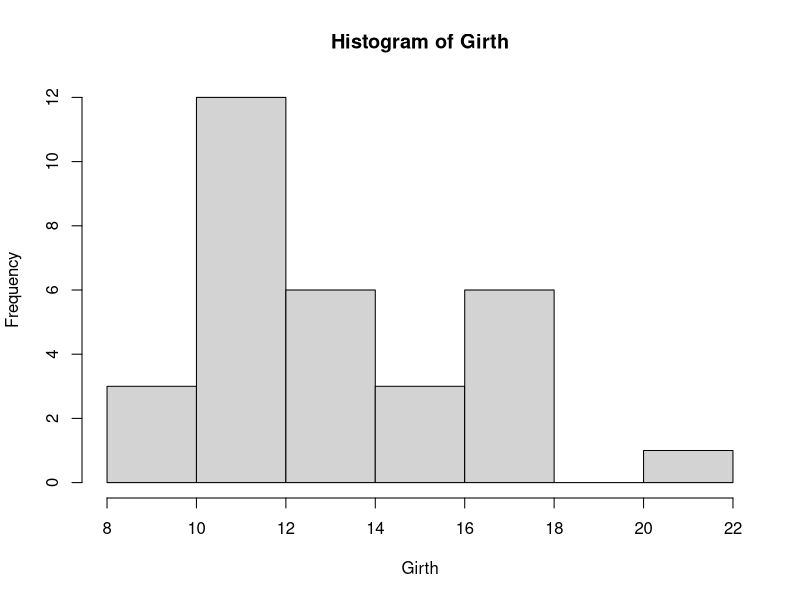
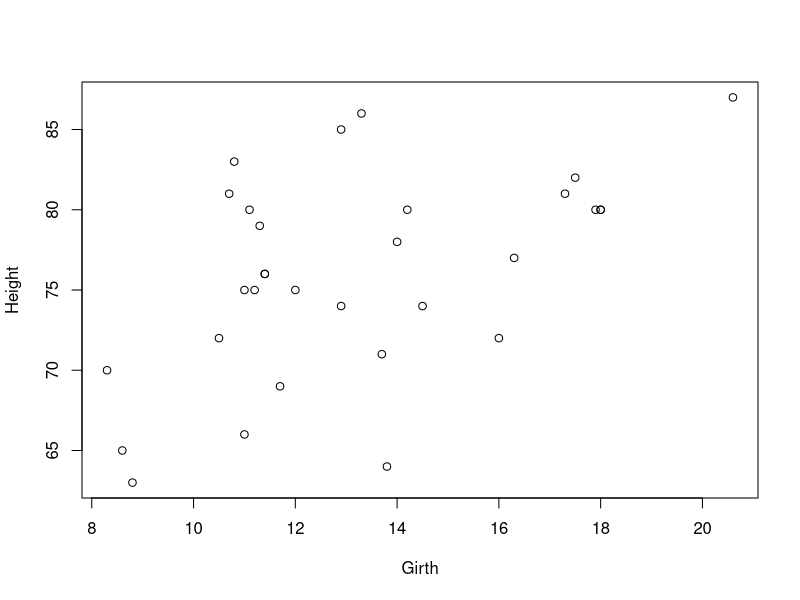
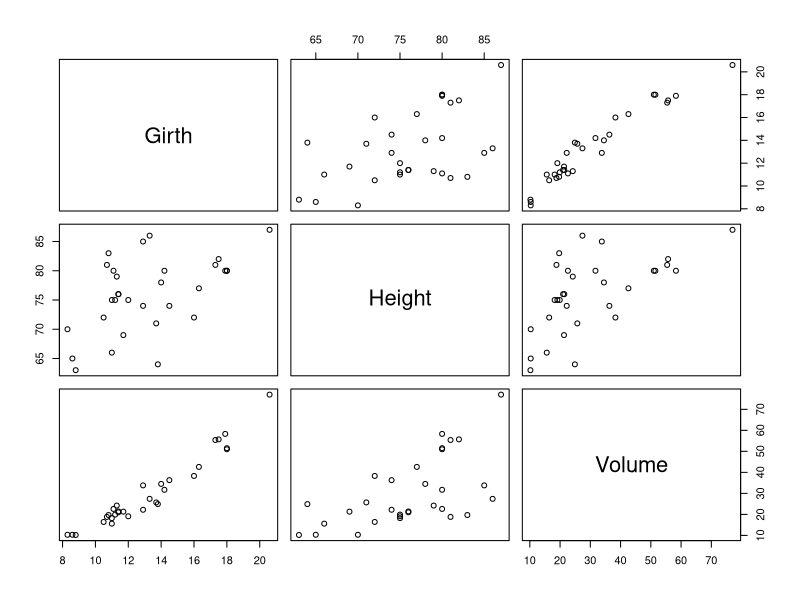

Source code (R) for these figures, in order:
## ---- chunk 1
knitr::opts_chunk$set(echo = TRUE)
## ---- chunk 2
1+2*3
## ---- chunk 3
x <- 6  # Note you can use = instead of <- as well

x
## ---- chunk 4
z <- c(2, 3, 4, 5, 6)

# You can also use the following
z <- c(2:6)

z
## ---- chunk 5
mean(z)
var(z)
## ---- chunk 6
seq(from=0.1, to=0.9, by=0.1)
## ---- chunk 7
help(seq)
## ---- chunk 8
trees
## ---- chunk 9
attach(trees)

Girth
## ---- chunk 10
hist(Girth)
## ---- chunk 11
plot(Girth, Height)
## ---- chunk 12
pairs(trees)
## ---- chunk 13
summary(trees)
